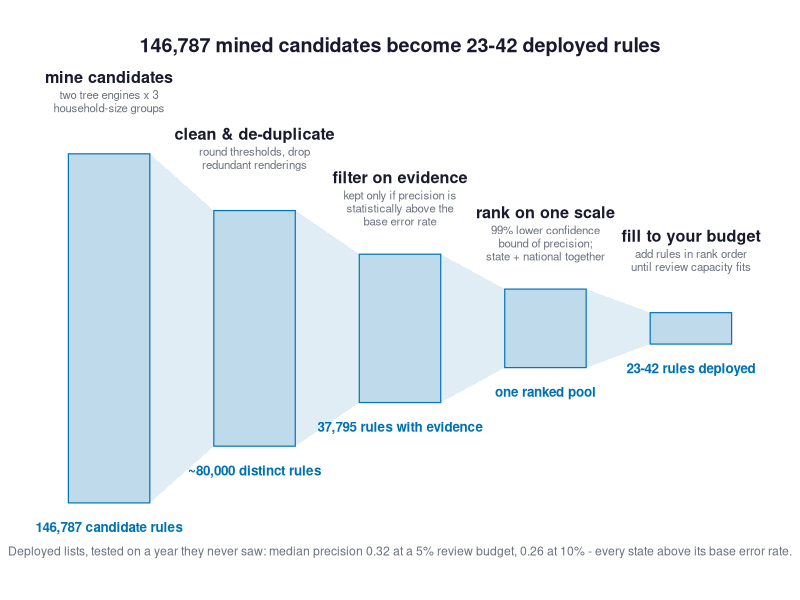
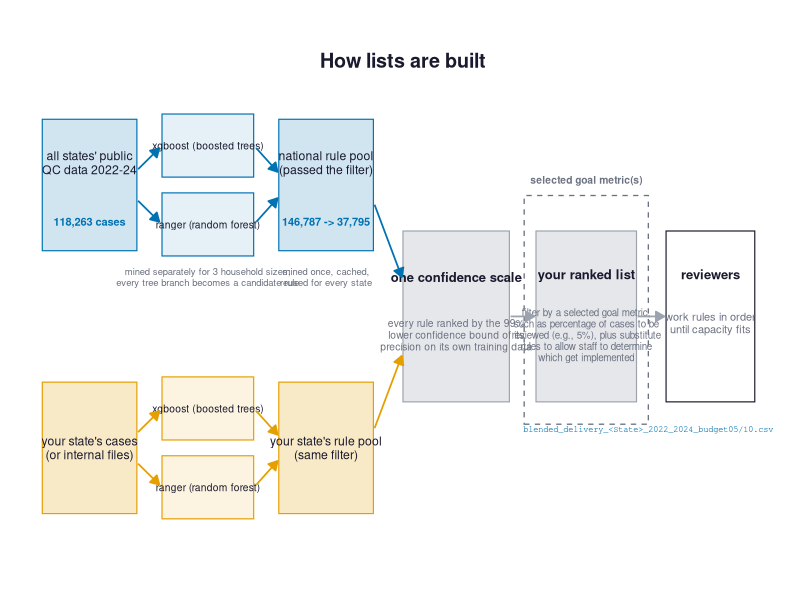
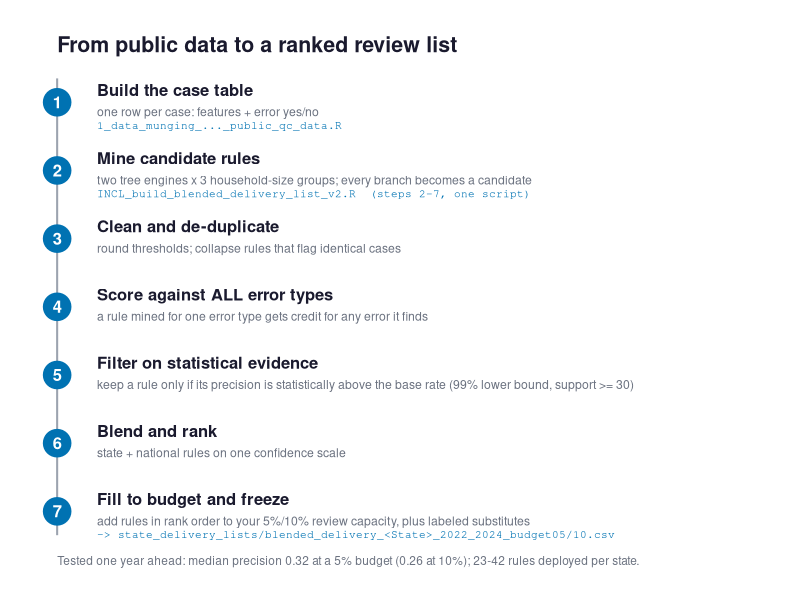

Write R code to recreate these figures, in order.
# Three candidate figures explaining the delivery-list pipeline, for the deck.
# Audience: state program analysts. All counts/precision figures are from the
# published any-error recipe (national 2022-24 pool; blended benchmark,
# findings 14-16).
#   A  funnel: mine everything, trust little (stage counts)
#   B  two streams: national + state pools merge on one confidence scale
#   C  recipe card: numbered steps, what you run and what you get
# Output: presentation_figures/pipeline_option_{A,B,C}.png

suppressMessages(library(ggplot2))
dir.create("presentation_figures", showWarnings = FALSE)

INK    <- "#1a1a2e"   # primary text
MUTED  <- "#6b7280"   # secondary text
BOX    <- "#e5e7eb"   # neutral structure fill
EDGE   <- "#9ca3af"
BLUE   <- "#0072B2"   # national / pipeline accent (Okabe-Ito)
ORANGE <- "#E69F00"   # the state's own data accent (Okabe-Ito)

arrowspec <- arrow(length = unit(7, "pt"), type = "closed")

## ── Option A: the funnel ──────────────────────────────────────────────────────
stages <- data.frame(
  x = 1:5,
  half = c(2.0, 1.35, 0.85, 0.45, 0.18),
  title = c("mine candidates", "clean & de-duplicate", "filter on evidence",
            "rank on one scale", "fill to your budget"),
  sub = c("two tree engines x 3\nhousehold-size groups",
          "round thresholds, drop\nredundant renderings",
          "kept only if precision is\nstatistically above the\nbase error rate",
          "99% lower confidence\nbound of precision;\nstate + national together",
          "add rules in rank order\nuntil review capacity fits"),
  n = c("146,787 candidate rules", "~80,000 distinct rules",
        "37,795 rules with evidence", "one ranked pool",
        "23-42 rules deployed")
)
polys <- do.call(rbind, lapply(1:4, function(i) data.frame(
  id = i,
  x = c(stages$x[i] + 0.28, stages$x[i + 1] - 0.28,
        stages$x[i + 1] - 0.28, stages$x[i] + 0.28),
  y = c(stages$half[i], stages$half[i + 1],
        -stages$half[i + 1], -stages$half[i])
)))
pA <- ggplot() +
  geom_polygon(data = polys, aes(x, y, group = id), fill = BLUE, alpha = 0.12) +
  geom_rect(data = stages,
            aes(xmin = x - 0.28, xmax = x + 0.28, ymin = -half, ymax = half),
            fill = BLUE, alpha = 0.25, colour = BLUE, linewidth = 0.4) +
  geom_text(data = stages, aes(x, half + 0.95, label = title),
            fontface = "bold", size = 4.1, colour = INK, vjust = 1) +
  geom_text(data = stages, aes(x, half + 0.73, label = sub),
            size = 2.9, colour = MUTED, vjust = 1, lineheight = 0.95) +
  geom_text(data = stages, aes(x, -half - 0.22, label = n),
            size = 3.4, colour = BLUE, fontface = "bold", vjust = 1) +
  annotate("text", x = 3, y = 3.25,
           label = "146,787 mined candidates become 23-42 deployed rules",
           size = 5, fontface = "bold", colour = INK) +
  annotate("text", x = 3, y = -2.55,
           label = "Deployed lists, tested on a year they never saw: median precision 0.32 at a 5% review budget, 0.26 at 10% - every state above its base error rate.",
           size = 3.1, colour = MUTED) +
  coord_cartesian(xlim = c(0.5, 5.5), ylim = c(-2.8, 3.45)) +
  theme_void()
ggsave("presentation_figures/pipeline_option_A.png", pA,
       width = 11, height = 5.4, dpi = 300, bg = "white")

## ── Option B: two streams merge ───────────────────────────────────────────────
box <- function(x, y, w, h, fill, colour = NA) {
  annotate("rect", xmin = x - w/2, xmax = x + w/2, ymin = y - h/2, ymax = y + h/2,
           fill = fill, colour = colour, linewidth = 0.4)
}
lbl <- function(x, y, text, size = 3.4, col = INK, face = "plain", lh = 0.95)
  annotate("text", x = x, y = y, label = text, size = size, colour = col,
           fontface = face, lineheight = lh)
seg <- function(x1, y1, x2, y2, col = EDGE)
  annotate("segment", x = x1, y = y1, xend = x2, yend = y2,
           colour = col, linewidth = 0.6, arrow = arrowspec)

chip <- function(x, y, w, h, fill, colour, text, tsize = 2.6) {
  list(box(x, y, w, h, fill = fill, colour = colour),
       lbl(x, y, text, tsize, INK, lh = 0.9))
}
pB <- ggplot() +
  # ── national lane ──
  box(1.0, 3.0, 1.6, 1.0, fill = scales::alpha(BLUE, 0.18), colour = BLUE) +
  lbl(1.0, 3.17, "all states' public
QC data 2022-24", 3.1, INK) +
  lbl(1.0, 2.72, "118,263 cases", 2.8, BLUE, "bold") +
  chip(3.0, 3.30, 1.55, 0.48, scales::alpha(BLUE, 0.10), BLUE,
       "xgboost (boosted trees)") +
  chip(3.0, 2.70, 1.55, 0.48, scales::alpha(BLUE, 0.10), BLUE,
       "ranger (random forest)") +
  lbl(3.0, 2.30, "mined separately for 3 household sizes;
every tree branch becomes a candidate rule", 2.4, MUTED) +
  seg(1.82, 3.12, 2.18, 3.28, BLUE) + seg(1.82, 2.88, 2.18, 2.72, BLUE) +
  seg(3.82, 3.28, 4.18, 3.10, BLUE) + seg(3.82, 2.72, 4.18, 2.90, BLUE) +
  box(5.0, 3.0, 1.6, 1.0, fill = scales::alpha(BLUE, 0.18), colour = BLUE) +
  lbl(5.0, 3.17, "national rule pool
(passed the filter)", 3.1, INK) +
  lbl(5.0, 2.72, "146,787 -> 37,795", 2.8, BLUE, "bold") +
  lbl(5.0, 2.30, "mined once, cached,
reused for every state", 2.4, MUTED) +
  # ── state lane ──
  box(1.0, 1.0, 1.6, 1.0, fill = scales::alpha(ORANGE, 0.22), colour = ORANGE) +
  lbl(1.0, 1.0, "your state's cases
(or internal files)", 3.1, INK) +
  chip(3.0, 1.30, 1.55, 0.48, scales::alpha(ORANGE, 0.12), ORANGE,
       "xgboost (boosted trees)") +
  chip(3.0, 0.70, 1.55, 0.48, scales::alpha(ORANGE, 0.12), ORANGE,
       "ranger (random forest)") +
  seg(1.82, 1.12, 2.18, 1.28, ORANGE) + seg(1.82, 0.88, 2.18, 0.72, ORANGE) +
  seg(3.82, 1.28, 4.18, 1.10, ORANGE) + seg(3.82, 0.72, 4.18, 0.90, ORANGE) +
  box(5.0, 1.0, 1.6, 1.0, fill = scales::alpha(ORANGE, 0.22), colour = ORANGE) +
  lbl(5.0, 1.0, "your state's rule pool
(same filter)", 3.1, INK) +
  # ── merge on one scale ──
  box(7.2, 2.0, 1.8, 1.3, fill = BOX, colour = EDGE) +
  lbl(7.2, 2.30, "one confidence scale", 3.3, INK, "bold") +
  lbl(7.2, 1.86, "every rule ranked by the 99%
lower confidence bound of its
precision on its own training data", 2.6, MUTED) +
  seg(5.82, 2.85, 6.28, 2.30, BLUE) +
  seg(5.82, 1.15, 6.28, 1.70, ORANGE) +
  # ── frozen list ──
  annotate("rect", xmin = 8.35, xmax = 10.45, ymin = 1.18, ymax = 2.92,
           fill = NA, colour = MUTED, linewidth = 0.45, linetype = "dashed") +
  lbl(9.4, 3.04, "selected goal metric(s)", 2.6, MUTED, "bold") +
  box(9.4, 2.0, 1.7, 1.3, fill = BOX, colour = EDGE) +
  lbl(9.4, 2.32, "your ranked list", 3.3, INK, "bold") +
  lbl(9.4, 1.86, "filter by a selected goal metric,
such as percentage of cases to be
reviewed (e.g., 5%), plus substitute
rules to allow staff to determine
which get implemented", 2.5, MUTED) +
  seg(8.12, 2.0, 8.52, 2.0) +
  # ── deployment ──
  box(11.5, 2.0, 1.5, 1.3, fill = "white", colour = INK) +
  lbl(11.5, 2.32, "reviewers", 3.3, INK, "bold") +
  lbl(11.5, 1.95, "work rules in order
until capacity fits", 2.8, MUTED) +
  seg(10.27, 2.0, 10.72, 2.0) +
  annotate("text", x = 10.45, y = 1.14, hjust = 0.5, label = "blended_delivery_<State>_2022_2024_budget05/10.csv",
           size = 2.2, colour = BLUE, family = "mono") +
  lbl(6.3, 3.95, "How lists are built", 5, INK, "bold") +
  coord_cartesian(xlim = c(0.1, 12.4), ylim = c(0.05, 4.2)) +
  theme_void()
ggsave("presentation_figures/pipeline_option_B.png", pB,
       width = 13.2, height = 4.9, dpi = 300, bg = "white")

## ── Option C: the recipe card ─────────────────────────────────────────────────
steps <- data.frame(
  y = 7:1,
  n = 1:7,
  title = c("Build the case table",
            "Mine candidate rules",
            "Clean and de-duplicate",
            "Score against ALL error types",
            "Filter on statistical evidence",
            "Blend and rank",
            "Fill to budget and freeze"),
  what = c("one row per case: features + error yes/no",
           "two tree engines x 3 household-size groups; every branch becomes a candidate",
           "round thresholds; collapse rules that flag identical cases",
           "a rule mined for one error type gets credit for any error it finds",
           "keep a rule only if its precision is statistically above the base rate (99% lower bound, support >= 30)",
           "state + national rules on one confidence scale",
           "add rules in rank order to your 5%/10% review capacity, plus labeled substitutes"),
  runs = c("1_data_munging_..._public_qc_data.R",
           "INCL_build_blended_delivery_list_v2.R  (steps 2-7, one script)",
           "", "", "", "",
           "-> state_delivery_lists/blended_delivery_<State>_2022_2024_budget05/10.csv")
)
pC <- ggplot(steps) +
  annotate("segment", x = 0.32, xend = 0.32, y = 0.65, yend = 7.35,
           colour = EDGE, linewidth = 0.7) +
  geom_point(aes(x = 0.32, y = y), size = 9, colour = BLUE) +
  geom_text(aes(x = 0.32, y = y, label = n), colour = "white",
            size = 4.2, fontface = "bold") +
  geom_text(aes(x = 0.55, y = y + 0.18, label = title), hjust = 0,
            size = 4.2, fontface = "bold", colour = INK) +
  geom_text(aes(x = 0.55, y = y - 0.14, label = what), hjust = 0,
            size = 3.1, colour = MUTED) +
  geom_text(aes(x = 0.55, y = y - 0.34, label = runs), hjust = 0,
            size = 2.8, colour = BLUE, family = "mono") +
  annotate("text", x = 0.32, y = 7.85, hjust = 0,
           label = "From public data to a ranked review list",
           size = 5.4, fontface = "bold", colour = INK) +
  annotate("text", x = 0.32, y = 0.28, hjust = 0,
           label = "Tested one year ahead: median precision 0.32 at a 5% budget (0.26 at 10%); 23-42 rules deployed per state.",
           size = 3.0, colour = MUTED) +
  coord_cartesian(xlim = c(0.2, 4.4), ylim = c(0.1, 8.1)) +
  theme_void()
ggsave("presentation_figures/pipeline_option_C.png", pC,
       width = 9, height = 7, dpi = 300, bg = "white")

cat("wrote pipeline_option_A/B/C.png\n")
